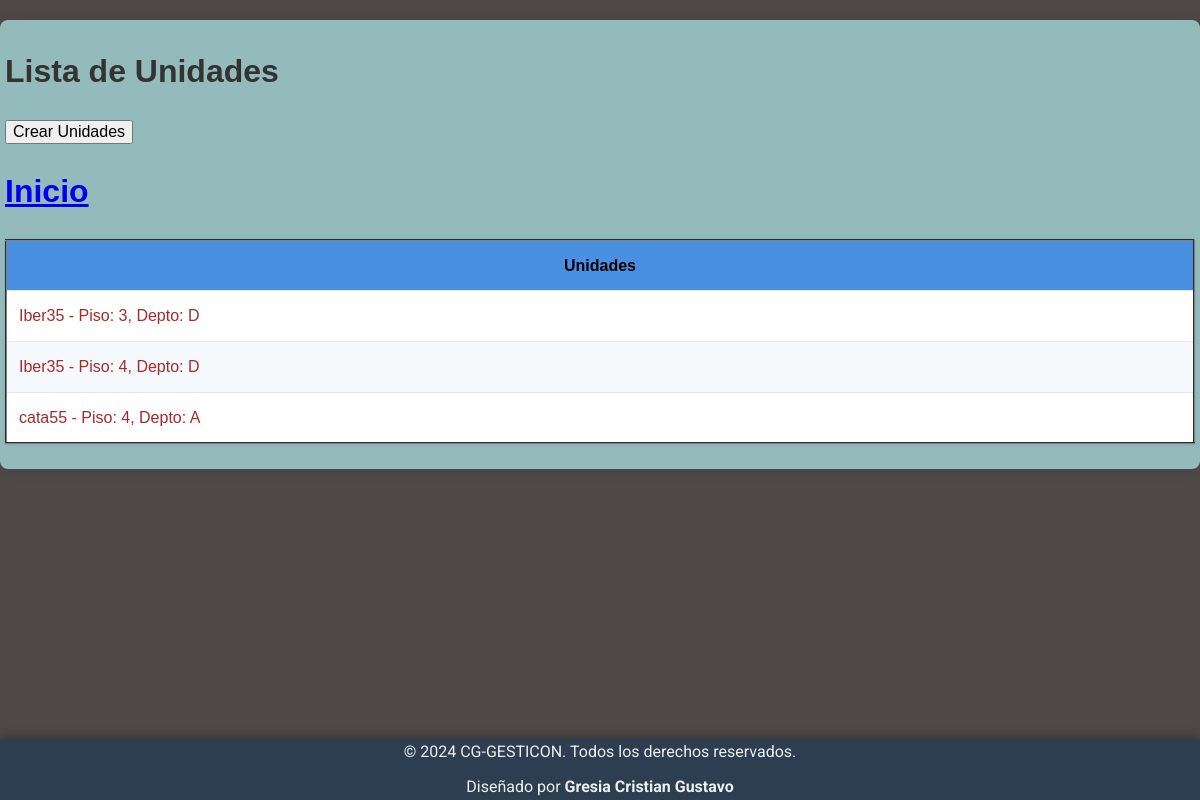
/unidades/list/, run on the app's committed database.
### tienda/models.py (models this page shows)
class Unidades(models.Model):
    liquidacion = models.ForeignKey(Liquidacion, on_delete=models.SET_NULL, null=True)
    piso = models.IntegerField()
    depto = models.CharField(max_length=255)
    def __str__(self):
        return f"{self.liquidacion} - Piso: {self.piso}, Depto: {self.depto}"
    class Meta:
        unique_together =("liquidacion", "piso")
        verbose_name ="unidad"
        verbose_name_plural="unidades"

class Liquidacion(models.Model):
    consorcio = models.ForeignKey(Consorcio, on_delete=models.SET_NULL, null=True)
    periodo = models.CharField(max_length=255)
    class Meta:
        unique_together = ('consorcio', 'periodo')  # Restricción única compuesta
    def __str__(self):
        return f"{self.consorcio}"

class Consorcio(models.Model):
    clave_del_consorcio = models.CharField(max_length=255, verbose_name="Clave del Consorcio")
    cuit = models.CharField(max_length=11, verbose_name="CUIT", unique=True)
    domicilio = models.CharField(max_length=255, verbose_name="Domicilio")
    administracion = models.ForeignKey(
        Administracion,
        on_delete=models.CASCADE,
        related_name="consorcios"
    )
    def __str__(self):
        return self.clave_del_consorcio

### tienda/views.py (the view)
# urls.py: path("unidades/list/", views.Unidades_list, name="unidades_list"),
def Unidades_list(request):
    query = Unidades.objects.all()
    context = {"object_list": query}
    return render(request, "tienda/unidades_list.html", context)

### tienda/templates/tienda/unidades_list.html
{% extends 'tienda/base.html' %}
{% block contenido %}
    <h1>Lista de Unidades</h1>
    <a href="{% url 'tienda:unidades_create' %}"><button>Crear Unidades</button></a>
    <a href = "{% url "tienda:index" %}"> <h1> Inicio </h1> </a>
    <table border="2"; style = "color: brown; text-align: justify;" >
        <thead>
            <tr>
                <th style = "color:black; text-align: center;"> Unidades </th>
            </tr>
        </thead>
        <tbody>
            {% for liquidacion  in object_list %}
                <tr>
                    <td>{{liquidacion}}</td>
                </tr>
                {% empty %}
                <tr>
                    <td> No hay datos disponibles. </td>
                </tr>
            {% endfor %}
        </tbody>
    </table>
{% endblock contenido %}

### tienda/static/css/styles.css (style rules this page uses)
:root { --primary-color: #4a90e2; --secondary-color: #e8f4f8; --accent-color: #34c759; --text-color: #333; }
body { background-color: #4e4948; color: var(--text-color); font-family: 'Arial', sans-serif; line-height: 1.6; margin: 0; padding: 0; }
table { width: 100%; border-collapse: collapse; margin: 20px 0; background-color: #ffffff; box-shadow: 0 1px 3px rgba(0,0,0,0.1); }
th, td { padding: 12px; text-align: left; border-bottom: 1px solid #e0e9f0; }
th { background-color: var(--primary-color); color: white; }
tr:nth-child(even) { background-color: #f5f9fc; }
body { margin: 0; padding-bottom: 0px; }

### data on the page
Unidades: liquidacion+piso+depto "Iber35 - Piso: 3, Depto: D"
Unidades: liquidacion+piso+depto "Iber35 - Piso: 4, Depto: D"
Unidades: liquidacion+piso+depto "cata55 - Piso: 4, Depto: A"
